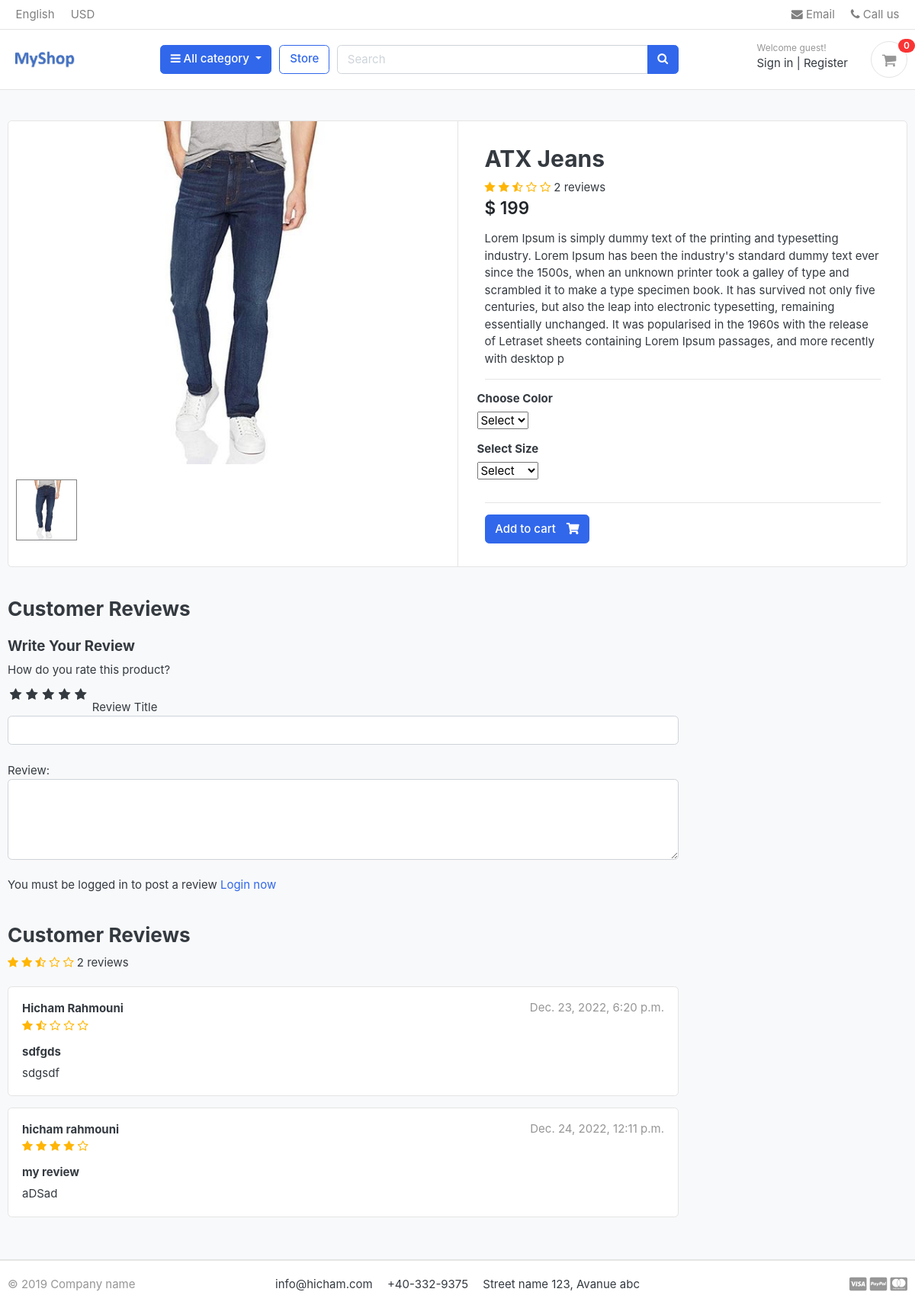
Before: /store/category/jeans/atx-jeans/ (signed in) with the older database file.
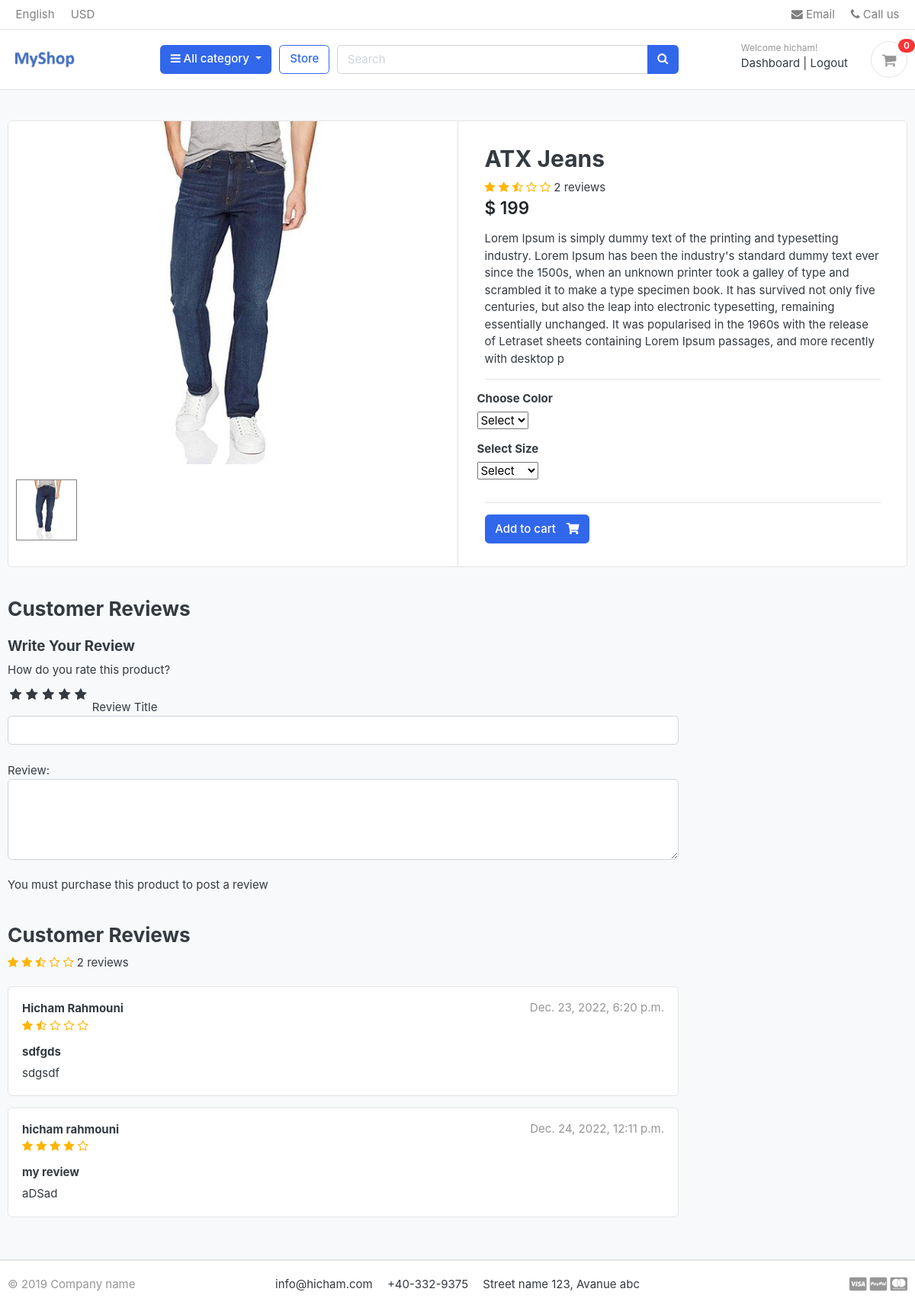
After: the same page with the newer database file.
### accounts/models.py (models this page shows, shortened)
class Account(AbstractBaseUser):
    first_name = models.CharField(max_length=50)
    last_name = models.CharField(max_length=50)
    username = models.CharField(max_length=50, unique=True)
    email = models.EmailField(max_length=100, unique=True)
    phone_number = models.CharField(max_length=50)
    date_joined = models.DateTimeField(auto_now_add=True)
    last_login = models.DateTimeField(auto_now_add=True)
    is_admin = models.BooleanField(default=False)
    is_staff = models.BooleanField(default=False)
    is_active = models.BooleanField(default=False)
    is_superadmin = models.BooleanField(default=False)
    USERNAME_FIELD = 'email'
    REQUIRED_FIELDS = ['username', 'first_name', 'last_name']
    objects = MyAccountManager()
    def full_name(self):
        return f'{self.first_name} {self.last_name}'

### store/views.py (the view)
# urls.py: path('category/<slug:category_slug>/<slug:product_slug>/', views.product_detail, name = 'product_detail'),
def product_detail(request, category_slug, product_slug):
    try:
        single_product = Product.objects.get(category__slug=category_slug, slug=product_slug)
        in_cart=CartItem.objects.filter(cart__cart_id = _cart_id(request), product=single_product).exists()
    except Exception as e:
        raise e
    if request.user.is_authenticated:
        try:
            orderproduct = OrderProduct.objects.filter(user=request.user, product_id=single_product.id).exists()
        except OrderProduct.DoesNotExist:
            orderproduct=None
    else:
        orderproduct = None
    reviews =ReviewRating.objects.filter(product_id=single_product.id, status=True)
    product_gallery = ProductGallery.objects.filter(product_id= single_product.id)
    context = {'single_product': single_product,
     'in_cart': in_cart,
     'orderproduct': orderproduct,
     'reviews': reviews,
     'product_gallery':product_gallery,
     }
    return render(request, 'store/product_detail.html', context)

### carts/context_processors.py (called while the page is built)
def counter(request):
    cart_count = 0
    if 'admin' in request.path:
        return{}
    else:
        try:
            cart= Cart.objects.filter(cart_id=_cart_id(request))
            if request.user.is_authenticated:
                cart_items= CartItem.objects.all().filter(user=request.user)
            else:
                cart_items = CartItem.objects.all().filter(cart=cart[:1])
            for cart_item in cart_items:
                cart_count += cart_item.quantity
        except Cart.DoesNotExist:
            cart_count = 0
    return dict(cart_count=cart_count)

### carts/views.py (called while the page is built)
def _cart_id(request):
    cart = request.session.session_key
    if not cart:
        cart=request.session.create()
    return cart

### category/context_processors.py (called while the page is built)
def menu_links(request):
    links = Category.objects.all()
    return dict(links=links)

### category/models.py (called while the page is built)
    def get_url(self):
        return reverse('products_by_category', args=[self.slug])

### store/models.py (called while the page is built)
    def average_review(self):
        reviews = ReviewRating.objects.filter(product=self, status=True).aggregate(average=Avg('rating'))
        avg = 0
        if reviews['average'] is not None:
            avg = float(reviews['average'])
        return avg

### templates/store/product_detail.html (shortened to what the changed rows need)
{% extends 'base.html' %}
{% load static %}
{% block content %}
<section class="section-content padding-y bg">
<div class="container">
<div class="card">
	<div class="row no-gutters">
		<main class="col-md-6 border-left">
			<form class="" action="{% url 'add_cart' single_product.id %}" method="POST">
<article class="content-body">
<h2 class="title">{{ single_product.product_name }}</h2>
</article>
	</form>
		</main>
	</div>
</div>
<br>
<div class="row">
			<div class="col-md-9">
	<form class="" action="{% url 'submit_review' single_product.id %}" method="POST">
		<div class="">
			<label>How do you rate this product?</label>
			<br>
			<div class="rate">
			<input type="radio" name="rating" id="rating10" value="5" required><label for="rating10" title="5"></label>
				<input type="radio" name="rating" id="rating8" value="4" required><label for="rating8" title="4"></label>
				<input type="radio" name="rating" id="rating6" value="3" required><label for="rating6" title="3"></label>
				<input type="radio" name="rating" id="rating4" value="2" required><label for="rating4" title="2"></label>
				<input type="radio" name="rating" id="rating2" value="1" required><label for="rating2" title="1"></label>
			</div>
			Review Title
			<input type="text" class="form-control" name="subject">
					<br>
					Review:
					<textarea name="review" rows="4" class="form-control"></textarea>
					<br>
					{% if user.is_authenticated %}
						{% if orderproduct %}
							<input type="submit" value="Submit Review" class="btn btn-primary">
						{% else %}
							<p>You must purchase this product to post a review</p>
						{% endif %}
					{% else %}
						<p>You must be logged in to post a review <span><a href="{% url 'login' %}">Login now</a></span></p>
					{% endif %}
				</div>
			</form>
<br>
	</div>
</div>
</div>
</section>
{% endblock %}

### templates/includes/navbar.html (shortened to what this page needs)
{% load static %}
<header class="section-header">
<nav class="navbar p-md-0 navbar-expand-sm navbar-light border-bottom">
<div class="container">
  <div class="collapse navbar-collapse" id="navbarTop4">
    <ul class="navbar-nav mr-auto">
    	<li class="nav-item dropdown">
		 	<a href="#" class="nav-link">   English </a>
		</li>
		<li class="nav-item dropdown">
			<a href="#" class="nav-link"> USD </a>
		</li>
    </ul>
    <ul class="navbar-nav">
		<li><a href="#" class="nav-link"> <i class="fa fa-envelope"></i> Email </a></li>
		<li><a href="#" class="nav-link"> <i class="fa fa-phone"></i> Call us </a></li>
	</ul>
  </div>
</div>
</nav>
<section class="header-main border-bottom">
	<div class="container">
<div class="row align-items-center">
	<div class="col-lg-2 col-md-3 col-6">
    <a href="{% url 'home' %}" class="brand-wrap">
      <img class="logo" src="{% static './images/logome.png' %}">
    </a>
	</div>
	<div class="col-lg col-sm col-md col-6 flex-grow-0">
		<div class="category-wrap dropdown d-inline-block float-right">
			<button type="button" class="btn btn-primary dropdown-toggle" data-toggle="dropdown">
				<i class="fa fa-bars"></i> All category
			</button>
		</div>
	</div>
	<a href="{% url 'store' %}" class="btn btn-outline-primary">Store</a>
	<div class="col-lg  col-md-6 col-sm-12 col">
		<form action="{% url 'search' %}" class="search" method='GET'>
			<div class="input-group w-100">
			    <input type="text" class="form-control" style="width:60%;" placeholder="Search" name='keyword'>
			    <div class="input-group-append">
			      <button class="btn btn-primary" type="submit">
			        <i class="fa fa-search"></i>
			      </button>
			    </div>
		    </div>
		</form>
	</div>
	<div class="col-lg-3 col-sm-6 col-8 order-2 order-lg-3">
				<div class="d-flex justify-content-end mb-3 mb-lg-0">
          {% if user.id is None %}
					<div class="widget-header">
						<small class="title text-muted">Welcome guest!</small>
						<div>
							<a href="{% url 'login' %}">Sign in</a> <span class="dark-transp"> | </span>
							<a href="{% url 'register' %}"> Register</a>
						</div>
					</div>
          {% else %}
          <div class="widget-header">
            <small class="title text-muted">Welcome {{user.first_name}}!</small>
            <div>
              <a href="{% url 'dashboard' %}">Dashboard</a> <span class="dark-transp"> | </span>
              <a href="{% url 'logout' %}"> Logout</a>
            </div>
          </div>
          {% endif %}
					<a href="{% url 'cart' %}" class="widget-header pl-3 ml-3">
						<div class="icon icon-sm rounded-circle border"><i class="fa fa-shopping-cart"></i></div>
						<span class="badge badge-pill badge-danger notify">{{cart_count}}</span>
					</a>
				</div>
			</div>
</div>
	</div>
</section>
</header>

Changed rows visible on the page:
now on this page (row edited): Account: first_name "hicham"
Other visible differences:
text no longer shown: "Welcome guest! Sign in Register You must be logged in to post a review Login now"
text now shown: "Welcome ! Dashboard Logout You must purchase this product to post a review"
